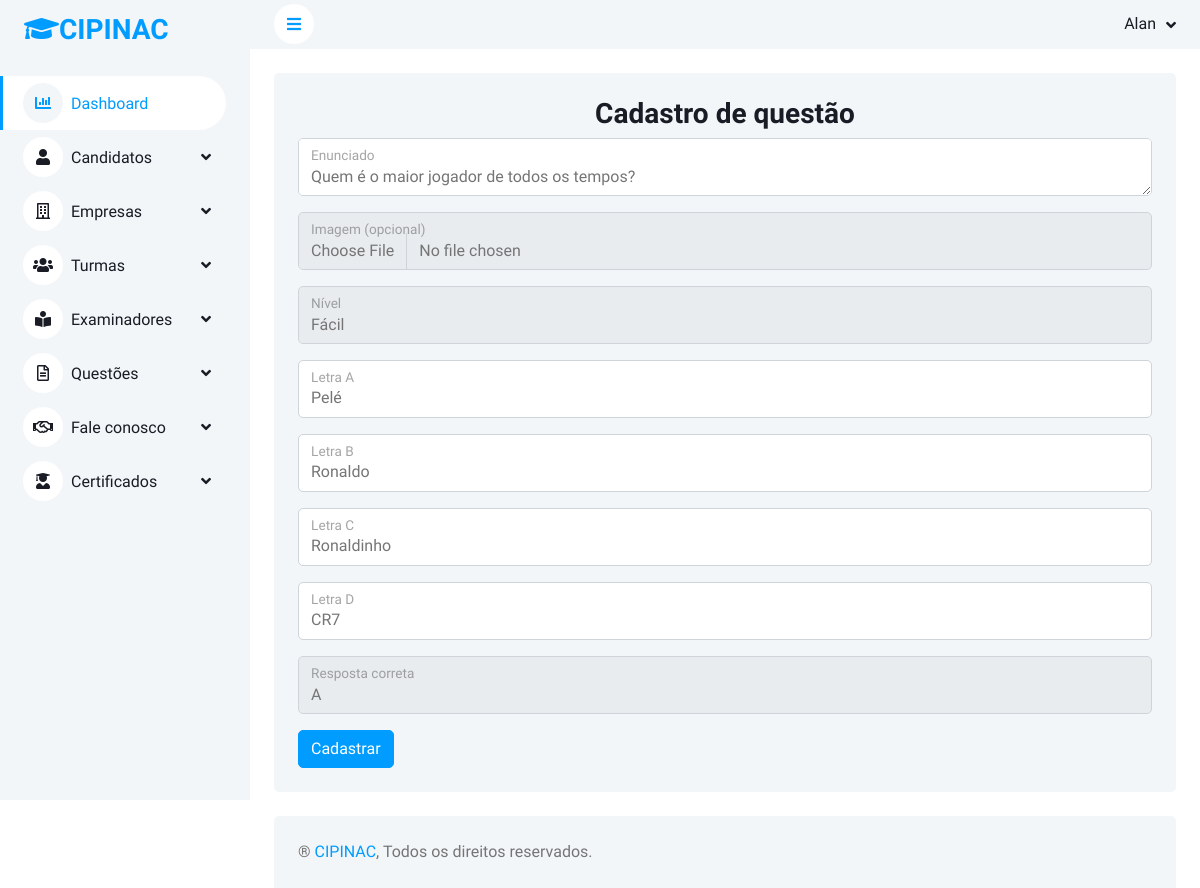
Page /questao/1/ (signed in) on the committed database.
### alunos/models.py (models this page shows, shortened)
class Questao(models.Model):
    NIVEL =  (
        ("Fácil", "Fácil"),
        ("Difícil", "Difícil"),
    )
    CORRETA =  (
        ("A", "A"),
        ("B", "B"),
        ("C", "C"),
        ("D", "D"),
    )
    enunciado = models.TextField()
    imagem = models.ImageField(null=True, blank=True, upload_to='imagens_questoes/')
    categoria = models.ForeignKey(Categoria_questao, null=True, blank=True, on_delete=models.SET_NULL)
    nivel = models.CharField(max_length=50, choices=NIVEL)
    a = models.CharField(max_length=100)
    b = models.CharField(max_length=100)
    c = models.CharField(max_length=100)
    d = models.CharField(max_length=100)
    resposta_correta = models.CharField(max_length=50, choices=CORRETA)

### alunos/views.py (the view)
# urls.py: path('questao/<int:pk>/',views.update_questao, name="update_questao"),
@login_required(login_url='index')
def update_questao(request, pk):
    questao = Questao.objects.get(id=pk)
    form = QuestaoForm(instance=questao)
    if request.method == "POST":
        form = QuestaoForm(request.POST, instance=questao)
        if form.is_valid():
            form.save()
            messages.success(request, ("Questao atualizada com sucesso!"))
            return render(request, 'add-questao.html', {'form': form})
    return render(request, 'add-questao.html', {'form': form})

### alunos/forms.py
class QuestaoForm(forms.ModelForm):
    class Meta:
        model = Questao
        fields = '__all__'

### templates/add-questao.html (shortened to what this page needs)
{% extends 'base.html' %}
{% load static %}
{% load widget_tweaks %}
{% block content %}
                    <div class="container-fluid pt-4 px-4">
                        <div class="bg-light rounded h-100 p-4">
                            <h3 class="text-center">Cadastro de questão</h3>
                            <form action="." method="post" enctype="multipart/form-data">{% csrf_token %}
                                <div class="form-floating mb-3">
                                    {% render_field form.enunciado class="form-control"  type="textarea" rows="4" cols="50" %}
                                    <label for="floatingInput">Enunciado</label>
                                </div>
                                <div class="form-floating mb-3">
                                    {% render_field form.imagem class="form-control"  type="file" %}
                                    <label for="floatingInput">Imagem (opcional)</label>
                                </div>
                                <div class="form-floating mb-3">
                                    {% render_field form.nivel class="form-control"  type="text" %}
                                    <label for="floatingInput">Nível</label>
                                </div>
                                <div class="form-floating mb-3">
                                    {% render_field form.a class="form-control"  type="text" %}
                                    <label for="floatingInput">Letra A</label>
                                </div>
                                <div class="form-floating mb-3">
                                    {% render_field form.b class="form-control"  type="text" %}
                                    <label for="floatingInput">Letra B</label>
                                </div>
                                <div class="form-floating mb-3">
                                    {% render_field form.c class="form-control"  type="text" %}
                                    <label for="floatingInput">Letra C</label>
                                </div>
                                <div class="form-floating mb-3">
                                    {% render_field form.d class="form-control"  type="text" %}
                                    <label for="floatingInput">Letra D</label>
                                </div>
                                <div class="form-floating mb-3">
                                    {% render_field form.resposta_correta class="form-control"  type="text" %}
                                    <label for="floatingInput">Resposta correta</label>
                                </div>
                                <button type="submit" class="btn btn-primary">Cadastrar</button>
                            </form>
                        </div>
                    </div>
{% endblock %}

### templates/base.html (shortened to what this page needs)
{% load static %}
<!DOCTYPE html>
<html lang="pt-br">
<head>
    <link href="https://cdnjs.cloudflare.com/ajax/libs/font-awesome/5.10.0/css/all.min.css" rel="stylesheet">
    <link href="https://cdn.jsdelivr.net/npm/bootstrap-icons@1.4.1/font/bootstrap-icons.css" rel="stylesheet">
    <link href="{% static 'assets/css/bootstrap.min.css' %}" rel="stylesheet">
    <link href="{% static 'assets/css/style.css' %}" rel="stylesheet">
</head>
<body>
    <div class="container-xxl position-relative bg-white d-flex p-0">
        <div class="sidebar pe-4 pb-3">
            <nav class="navbar bg-light navbar-light">
                <a href="{% url 'index' %}" class="navbar-brand mx-4 mb-3">
                    <h3 class="text-primary"><i class="fa fa-graduation-cap"></i>CIPINAC</h3>
                </a>
                <div class="navbar-nav w-100">
                    <a href="{% url 'dashboard' %}" class="nav-item nav-link active"><i class="fa fa-chart-bar me-2"></i>Dashboard</a>
                    <div class="nav-item dropdown">
                        <a href="#" class="nav-link dropdown-toggle" data-bs-toggle="dropdown"><i class="fa fa-user me-2"></i>Candidatos</a>
                    </div>
                    <div class="nav-item dropdown">
                        <a href="#" class="nav-link dropdown-toggle" data-bs-toggle="dropdown"><i class="far fa-building me-2"></i>Empresas</a>
                    <div class="nav-item dropdown">
                        <a href="#" class="nav-link dropdown-toggle" data-bs-toggle="dropdown"><i class="far fas fa-users me-2"></i>Turmas</a>
                    </div>
                    <div class="nav-item dropdown">
                        <a href="#" class="nav-link dropdown-toggle" data-bs-toggle="dropdown"><i class="far fas fa-book-reader me-2"></i>Examinadores</a>
                    </div>
                    <div class="nav-item dropdown">
                        <a href="#" class="nav-link dropdown-toggle" data-bs-toggle="dropdown"><i class="far fa-file-alt me-2"></i>Questões</a>
                    </div>
                    <div class="nav-item dropdown">
                        <a href="#" class="nav-link dropdown-toggle" data-bs-toggle="dropdown"><i class="far far fa-handshake me-2"></i>Fale conosco</a>
                    </div>
                    <div class="nav-item dropdown">
                        <a href="#" class="nav-link dropdown-toggle" data-bs-toggle="dropdown"><i class="far far fas fa-user-graduate me-2"></i>Certificados</a>
                    </div>
                </div>
            </nav>
        </div>
        <div class="content">
            <nav class="navbar navbar-expand bg-light navbar-light sticky-top px-4 py-0">
                <a href="#" class="sidebar-toggler flex-shrink-0">
                    <i class="fa fa-bars"></i>
                </a>
                <div class="navbar-nav align-items-center ms-auto">
                    <div class="nav-item dropdown">
                        <a href="#" class="nav-link dropdown-toggle" data-bs-toggle="dropdown">
                            <span class="d-none d-lg-inline-flex">{{request.user.first_name}}</span>
                        </a>
                    </div>
                </div>
            </nav>
                    {% block content %}{% endblock %}
            <div class="container-fluid pt-4 px-4">
                <div class="bg-light rounded-top p-4">
                    <div class="row">
                        <div class="col-12 col-sm-6 text-center text-sm-start">
                            ® <a href="#">CIPINAC</a>, Todos os direitos reservados.
                        </div>
                    </div>
                </div>
            </div>
        </div>
    </div>
</body>
</html>

### static/assets/css/style.css (style rules this page uses)
:root { --primary: #009CFF; --light: #F3F6F9; --dark: #191C24; }
.btn { transition: .5s; }
.btn.btn-primary { color: #FFFFFF; }
.sidebar { position: fixed; top: 0; left: 0; bottom: 0; width: 250px; height: 100vh; overflow-y: auto; background: var(--light); transition: 0.5s; z-index: 999; }
.content { margin-left: 250px; min-height: 100vh; background: #FFFFFF; transition: 0.5s; }
@media (min-width: 992px) { .sidebar { margin-left: 0; } }
@media (min-width: 992px) { .content { width: calc(100% - 250px); } }
.sidebar .navbar .navbar-nav .nav-link { padding: 7px 20px; color: var(--dark); font-weight: 500; border-left: 3px solid var(--light); border-radius: 0 30px 30px 0; outline: none; }
.sidebar .navbar .navbar-nav .nav-link:hover, .sidebar .navbar .navbar-nav .nav-link.active { color: var(--primary); background: #FFFFFF; border-color: var(--primary); }
.sidebar .navbar .navbar-nav .nav-link i { width: 40px; height: 40px; display: inline-flex; align-items: center; justify-content: center; background: #FFFFFF; border-radius: 40px; }
.sidebar .navbar .navbar-nav .nav-link:hover i, .sidebar .navbar .navbar-nav .nav-link.active i { background: var(--light); }
.sidebar .navbar .dropdown-toggle::after { position: absolute; top: 15px; right: 15px; border: none; content: "\f107"; font-family: "Font Awesome 5 Free"; font-weight: 900; transition: .5s; }
.content .navbar .navbar-nav .nav-link { margin-left: 25px; padding: 12px 0; color: var(--dark); outline: none; }
.content .navbar .sidebar-toggler, .content .navbar .navbar-nav .nav-link i { width: 40px; height: 40px; display: inline-flex; align-items: center; justify-content: center; background: #FFFFFF; border-radius: 40px; }
.content .navbar .dropdown-toggle::after { margin-left: 6px; vertical-align: middle; border: none; content: "\f107"; font-family: "Font Awesome 5 Free"; font-weight: 900; transition: .5s; }

### rows in the picture
Questao: enunciado "Quem é o maior jogador de todos os tempos?", nivel "Fácil", a "Pelé", b "Ronaldo", c "Ronaldinho", d "CR7", resposta_correta "A"

### other values in the picture
{{ request.user.first_name }} "Alan"
